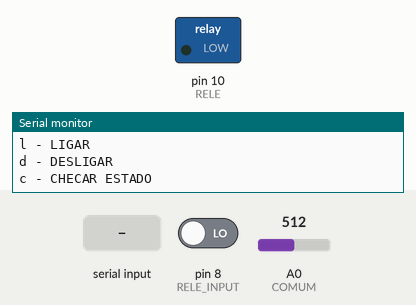
A sketch run on a simulated Arduino Uno, built with avr-gcc and run on an emulated ATmega328P. On the bench: switched loads named in the sketch (green lamp = pin HIGH), the last lines printed to the serial monitor. The test bench sets the inputs (shaded band); at power-on: pin 8 (RELE_INPUT) LOW, A0 (COMUM) = 512.

Above: at 1.2 s.
1.3 s: "l\n" received over Serial
At 2.4 s:
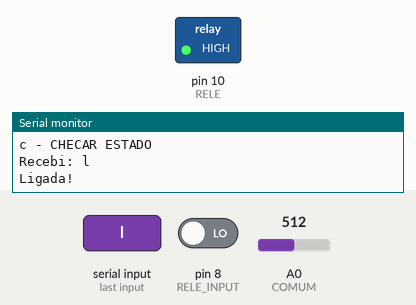
3.0 s: byte 0 (0) received over Serial
4.6 s: "d\n" received over Serial
6.3 s: "c\n" received over Serial
Timing chart, 0 to 9.0 s (numbered marks = the images above; inputs shaded):
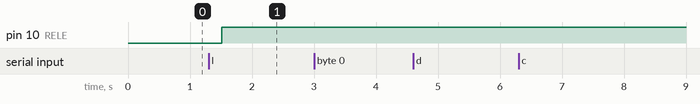

Measured:
- after the input at 1.3 s, pin 10 (RELE): LOW → HIGH after 0.21 s

The sketch:

sketch.ino
```cpp
#define RELE 10
#define RELE_INPUT 8
#define COMUM A0


void setup()
{
  // configurações iniciais
  pinMode(RELE, OUTPUT);
  pinMode(RELE_INPUT, INPUT);
  Serial.begin(9600);
  digitalWrite(RELE, LOW);
  Serial.print("INICIADO O TERMINAL!\n");
  Serial.print("COMANDOS:\nl - LIGAR\nd - DESLIGAR\nc - CHECAR ESTADO\n");
}

String leStringSerial()
{
  //verifica se há comando no monitor serial
  String conteudo = "";
  char estado;
  while (Serial.available() > 0) {
    estado = Serial.read();
    if (estado != '\n') {
      conteudo.concat(estado);
    }
    delay(100);
  }
  Serial.print("Recebi: ");
  Serial.println(conteudo);

  return conteudo;
}

void loop() {
  Serial.print("");

// recebe informações pra saber se a lampada está ligada ou não
  if (Serial.available() > 0) {
    // leitura dos pinos
    int b = digitalRead(RELE_INPUT);
    float c = analogRead(COMUM);
    int estado = (int)(c/10);
    String recebido = leStringSerial();

// lógica pra ligar a lâmpada
    if (recebido == "l") {

      if(estado == 0) {
        Serial.print("Ja esta ligado!\n");
      } else {
        digitalWrite(RELE, !b);
        Serial.print("Ligada!\n");
      }
    }
//lógica pra desligar a lâmpada
    if (recebido == "d") {

      if(estado == 0) {
        digitalWrite(RELE, !b);
        Serial.print("Desligada!\n");
      } else {
        Serial.print("Ja esta desligado!\n");
      }
    }
// lógica de verificação de estado para obtenção de informações para a montagem de lógica
    if (recebido == "c") {
      Serial.print("Estado bobina: ");
      Serial.println(b);
      Serial.print("Estado comum: ");
      Serial.println(c);
    }
  }
  delay(100);
}
```
